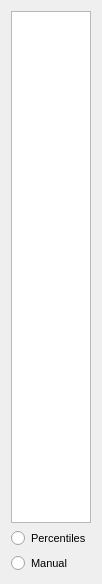
<?xml version="1.0" encoding="UTF-8"?>
<ui version="4.0">
 <class>colorbarWidget</class>
 <widget class="QWidget" name="colorbarWidget">
  <property name="geometry">
   <rect>
    <x>0</x>
    <y>0</y>
    <width>93</width>
    <height>584</height>
   </rect>
  </property>
  <property name="sizePolicy">
   <sizepolicy hsizetype="Expanding" vsizetype="Expanding">
    <horstretch>0</horstretch>
    <verstretch>0</verstretch>
   </sizepolicy>
  </property>
  <property name="maximumSize">
   <size>
    <width>93</width>
    <height>16777215</height>
   </size>
  </property>
  <property name="font">
   <font>
    <pointsize>8</pointsize>
   </font>
  </property>
  <property name="windowTitle">
   <string>Form</string>
  </property>
  <layout class="QVBoxLayout" name="verticalLayout">
   <item>
    <layout class="QVBoxLayout" name="max"/>
   </item>
   <item>
    <layout class="QVBoxLayout" name="min">
     <item>
      <widget class="PlotWidget" name="colorbar">
       <property name="maximumSize">
        <size>
         <width>100</width>
         <height>16777215</height>
        </size>
       </property>
       <property name="backgroundBrush">
        <brush brushstyle="NoBrush">
         <color alpha="0">
          <red>0</red>
          <green>0</green>
          <blue>0</blue>
         </color>
        </brush>
       </property>
      </widget>
     </item>
    </layout>
   </item>
   <item>
    <widget class="QRadioButton" name="percentile">
     <property name="sizePolicy">
      <sizepolicy hsizetype="Expanding" vsizetype="Fixed">
       <horstretch>0</horstretch>
       <verstretch>0</verstretch>
      </sizepolicy>
     </property>
     <property name="font">
      <font>
       <pointsize>8</pointsize>
      </font>
     </property>
     <property name="text">
      <string>Percentiles</string>
     </property>
    </widget>
   </item>
   <item>
    <widget class="QRadioButton" name="manual">
     <property name="sizePolicy">
      <sizepolicy hsizetype="Expanding" vsizetype="Fixed">
       <horstretch>0</horstretch>
       <verstretch>0</verstretch>
      </sizepolicy>
     </property>
     <property name="font">
      <font>
       <pointsize>8</pointsize>
      </font>
     </property>
     <property name="text">
      <string>Manual</string>
     </property>
    </widget>
   </item>
  </layout>
 </widget>
 <customwidgets>
  <customwidget>
   <class>PlotWidget</class>
   <extends>QGraphicsView</extends>
   <header location="global">pyqtgraph</header>
  </customwidget>
 </customwidgets>
 <resources/>
 <connections/>
</ui>
